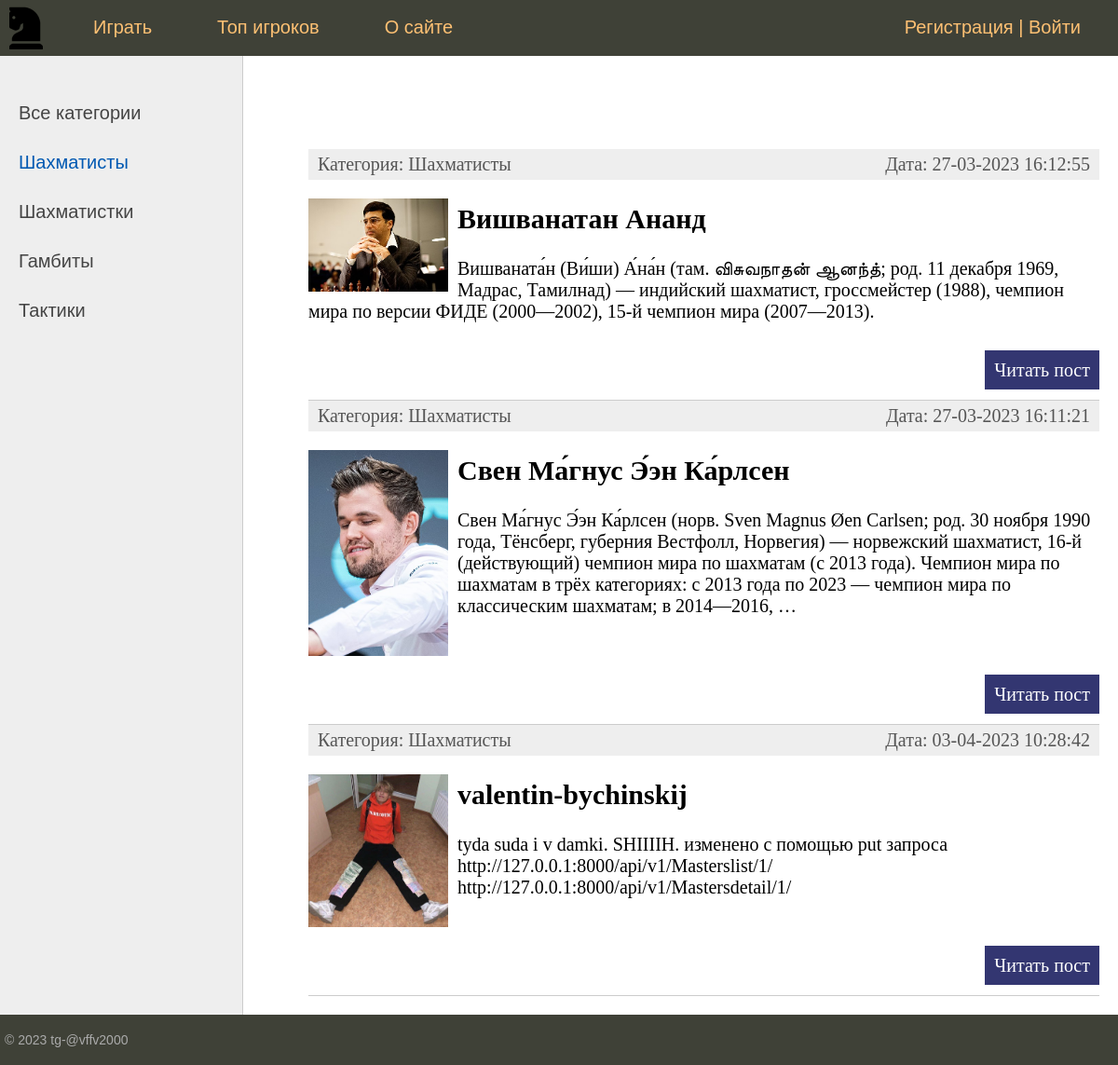
/category/shakhmatisty/, run on the app's committed database.
### chess/models.py (models this page shows, shortened)
class Category(models.Model):
    name = models.CharField(max_length=100, db_index=True, verbose_name="Категория")
    slug = models.SlugField(max_length=255, unique=True, db_index=True, verbose_name="URL")
    def __str__(self):
        return self.name
    def get_absolute_url(self):
        return reverse('category', kwargs={'cat_slug': self.slug})
    class Meta:
        verbose_name = 'Категория'
        verbose_name_plural = 'Категории'
        ordering = ['id']

class Masters(models.Model):
    title = models.CharField(max_length=255, verbose_name="Заголовок")
    slug = models.SlugField(max_length=255, unique=True, db_index=True, verbose_name="URL")
    content = models.TextField(blank=True, verbose_name="Текст статьи")
    photo = models.ImageField(upload_to="photos/%Y/%m/%d/", verbose_name="Фото")
    time_create = models.DateTimeField(auto_now_add=True, verbose_name="Время создания")
    time_update = models.DateTimeField(auto_now=True, verbose_name="Время изменения")
    is_published = models.BooleanField(default=True, verbose_name="Публикация")
    cat = models.ForeignKey('Category', on_delete=models.PROTECT,  verbose_name="Категории")
    user = models.ForeignKey(User,verbose_name='Пользователь',on_delete=models.CASCADE)
    def get_absolute_url(self):
        return reverse('post', kwargs={'post_slug': self.slug})
    class Meta:
        verbose_name = "Известные шахматисты"
        verbose_name_plural = "Известные шахматисты"
        ordering = ['-time_create']

### chess/views.py (the view)
# urls.py: path('category/<slug:cat_slug>/', ChessCategory.as_view(), name='category'),
class ChessCategory(DataMixin, ListView):
    model = Masters
    template_name = 'chess/index.html'
    context_object_name = 'posts'
    allow_empty = False
    def get_queryset(self):
        return Masters.objects.filter(cat__slug=self.kwargs['cat_slug'], is_published=True)
    def get_context_data(self, *, object_list=None, **kwargs):
        context = super().get_context_data(**kwargs)
        c_def = self.get_user_context(title='Категория - ' + str(context['posts'][0].cat),
                                      cat_selected=context['posts'][0].cat_id)
        return context | c_def

### chess/templatetags/chess_tags.py (called while the page is built)
@register.inclusion_tag('chess/list_catigories.html')  # для отображения бара слева в html{% show_category %}
def show_category(sort=None, cat_selected=0):
    if not sort:
        cats = Category.objects.all()
    else:
        cats = Category.objects.order_by(sort)
    return {'cats': cats, "cat_selected": cat_selected}

### chess/utils.py (called while the page is built)
    def get_user_context(self, **kwargs):  # создаёт контекст для шаблона
        context = kwargs  # начальный словарь
        cats = Category.objects.all()
        context['menu'] = menu
        context['cats'] = cats
        if 'cat_selected' not in context:
            context['cat_selected'] = 0
        return context

### chess/templates/chess/index.html (shortened to what this page needs)
{% extends 'chess/base.html' %}
{% block content %}
<ul class="list-articles">
	{% for p in posts %}
			<li><div class="article-panel">
	<p class="first">Категория: {{p.cat}}</p>
	<p class="last">Дата: {{p.time_update|date:"d-m-Y H:i:s"}}</p>
</div>
{% if p.photo %}
	<p><img class="img-article-left thumb" src="{{ p.photo.url }}"></p>
{% endif %}
				<h2>{{p.title}}</h2>
	{% autoescape on %}
	{{p.content|linebreaks|truncatewords:50}}
	{% endautoescape %}
			<p class="link-read-post"><a href="{{ p.get_absolute_url }}">Читать пост</a></p>
			</li>
	{% endfor %}
</ul>
{% endblock %}

### chess/templates/chess/list_catigories.html
{% for c in cats %}
    {% if c.pk == cat_selected %}
        <li class="selected">{{ c.name }}</li>
    {% else %}
        <li class="selected"><a href="{{ c.get_absolute_url }}">{{ c.name }}</a></li>
    {% endif %}
{% endfor %}

### chess/static/chess/css/styles.css (style rules this page uses)
html, body { font-family: 'Arial'; margin: 0; padding: 0; height: 100%; width: 100%; color: #444; }
a { color: #0059b2; text-decoration: none; }
img { max-width: 600px; height: auto; }
img.img-article-left { max-width: 300px; height: auto; float: left; padding: 0 10px 10px 0; }
img.img-article-left.thumb { max-width: 150px; height: auto; }
p.link-read-post { text-align: right; }
p.link-read-post a { padding: 10px; min-width: 100px; background: #333671; color: #fff; text-decoration: none; }
div.article-panel { background: #eee; padding: 5px 10px 5px 10px; box-sizing: border-box; overflow: hidden; color: #555; }
div.article-panel p.first { margin: 0; float: left; }
div.article-panel p.last { margin: 0; float: right; }
ul.list-articles { list-style: none; margin: 0; padding: 0; }
ul.list-articles li { border-bottom: 1px solid #ccc; }
.left-chapters ul li { margin: 30px 0 0 0; color: #999; }
.left-chapters ul li.selected { color: #0059b2; }
.left-chapters ul li a { color: #444; text-decoration: none; }

### data on the page
Category: name "Шахматисты"
Category: name "Шахматистки"
Category: name "Гамбиты"
Category: name "Тактики"
Masters: cat "Шахматисты", time_update "27-03-2023 16:12:55", photo (picture), title "Вишванатан Ананд", content "Вишваната́н (Ви́ши) А́на́н (там. விசுவநாதன் ஆனந்த்; род. 11 декабря 1969, Мадрас, Тамилнад) — индийский шахматист, гроссмейстер (1988), чемпион мира по версии ФИДЕ (2000—2002), 15-й чемпион мира (2007—2013)."
Masters: cat "Шахматисты", time_update "27-03-2023 16:11:21", photo (picture), title "Свен Ма́гнус Э́эн Ка́рлсен", content "Свен Ма́гнус Э́эн Ка́рлсен (норв. Sven Magnus Øen Carlsen; род. 30 ноября 1990 года, Тёнсберг, губерния Вестфолл, Норвегия) — норвежский шахматист, 16-й (действующий) чемпион мира по шахматам (с 2013 года). Чемпион мира по шахматам в трёх категориях: с 2013 года по 2023 — чемпион мира по классическим шахматам; в 2014—2016, …"
Masters: cat "Шахматисты", time_update "03-04-2023 10:28:42", photo (picture), title "valentin-bychinskij", content "tyda suda i v damki. SHIIIIH. изменено с помощью put запроса http://127.0.0.1:8000/api/v1/Masterslist/1/ http://127.0.0.1:8000/api/v1/Mastersdetail/1/"

### other printed values
{{ m.title }} "Играть" "Топ игроков" "О сайте"
